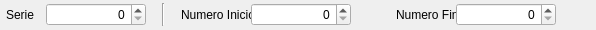
<?xml version="1.0" encoding="UTF-8"?>
<ui version="4.0">
 <class>ui_new_boleta_sistema</class>
 <widget class="QWidget" name="ui_new_boleta_sistema">
  <property name="geometry">
   <rect>
    <x>0</x>
    <y>0</y>
    <width>596</width>
    <height>30</height>
   </rect>
  </property>
  <property name="windowTitle">
   <string>Form</string>
  </property>
  <layout class="QGridLayout" name="gridLayout">
   <property name="leftMargin">
    <number>6</number>
   </property>
   <property name="topMargin">
    <number>0</number>
   </property>
   <property name="rightMargin">
    <number>0</number>
   </property>
   <property name="bottomMargin">
    <number>0</number>
   </property>
   <property name="spacing">
    <number>0</number>
   </property>
   <item row="0" column="0">
    <layout class="QHBoxLayout" name="horizontalLayout_4">
     <property name="spacing">
      <number>0</number>
     </property>
     <item>
      <layout class="QHBoxLayout" name="horizontalLayout">
       <item>
        <widget class="QLabel" name="label">
         <property name="minimumSize">
          <size>
           <width>40</width>
           <height>0</height>
          </size>
         </property>
         <property name="maximumSize">
          <size>
           <width>40</width>
           <height>16777215</height>
          </size>
         </property>
         <property name="text">
          <string>Serie</string>
         </property>
        </widget>
       </item>
       <item>
        <widget class="QSpinBox" name="spinBox_serie">
         <property name="minimumSize">
          <size>
           <width>100</width>
           <height>0</height>
          </size>
         </property>
         <property name="maximumSize">
          <size>
           <width>100</width>
           <height>16777215</height>
          </size>
         </property>
         <property name="alignment">
          <set>Qt::AlignRight|Qt::AlignTrailing|Qt::AlignVCenter</set>
         </property>
         <property name="maximum">
          <number>1000000</number>
         </property>
        </widget>
       </item>
      </layout>
     </item>
     <item>
      <layout class="QHBoxLayout" name="horizontalLayout_2">
       <item>
        <spacer name="horizontalSpacer_3">
         <property name="orientation">
          <enum>Qt::Horizontal</enum>
         </property>
         <property name="sizeHint" stdset="0">
          <size>
           <width>10</width>
           <height>20</height>
          </size>
         </property>
        </spacer>
       </item>
       <item>
        <widget class="Line" name="line">
         <property name="orientation">
          <enum>Qt::Vertical</enum>
         </property>
        </widget>
       </item>
       <item>
        <spacer name="horizontalSpacer">
         <property name="orientation">
          <enum>Qt::Horizontal</enum>
         </property>
         <property name="sizeHint" stdset="0">
          <size>
           <width>10</width>
           <height>20</height>
          </size>
         </property>
        </spacer>
       </item>
       <item>
        <widget class="QLabel" name="label_2">
         <property name="minimumSize">
          <size>
           <width>70</width>
           <height>0</height>
          </size>
         </property>
         <property name="maximumSize">
          <size>
           <width>70</width>
           <height>16777215</height>
          </size>
         </property>
         <property name="text">
          <string>Numero Inicio</string>
         </property>
        </widget>
       </item>
       <item>
        <widget class="QSpinBox" name="spinBox_numero_i">
         <property name="minimumSize">
          <size>
           <width>100</width>
           <height>0</height>
          </size>
         </property>
         <property name="maximumSize">
          <size>
           <width>100</width>
           <height>16777215</height>
          </size>
         </property>
         <property name="alignment">
          <set>Qt::AlignRight|Qt::AlignTrailing|Qt::AlignVCenter</set>
         </property>
         <property name="maximum">
          <number>1000000</number>
         </property>
        </widget>
       </item>
      </layout>
     </item>
     <item>
      <layout class="QHBoxLayout" name="horizontalLayout_3">
       <item>
        <spacer name="horizontalSpacer_2">
         <property name="orientation">
          <enum>Qt::Horizontal</enum>
         </property>
         <property name="sizeHint" stdset="0">
          <size>
           <width>15</width>
           <height>20</height>
          </size>
         </property>
        </spacer>
       </item>
       <item>
        <widget class="QLabel" name="label_3">
         <property name="minimumSize">
          <size>
           <width>60</width>
           <height>0</height>
          </size>
         </property>
         <property name="maximumSize">
          <size>
           <width>60</width>
           <height>16777215</height>
          </size>
         </property>
         <property name="text">
          <string>Numero Fin</string>
         </property>
        </widget>
       </item>
       <item>
        <widget class="QSpinBox" name="spinBox_numero_f">
         <property name="minimumSize">
          <size>
           <width>100</width>
           <height>0</height>
          </size>
         </property>
         <property name="maximumSize">
          <size>
           <width>100</width>
           <height>16777215</height>
          </size>
         </property>
         <property name="alignment">
          <set>Qt::AlignRight|Qt::AlignTrailing|Qt::AlignVCenter</set>
         </property>
         <property name="maximum">
          <number>1000000</number>
         </property>
        </widget>
       </item>
      </layout>
     </item>
     <item>
      <widget class="QPushButton" name="pushButton_new">
       <property name="text">
        <string/>
       </property>
       <property name="icon">
        <iconset resource="Icons.qrc">
         <normaloff>:/Iconos/Iconos/sq_plus.png</normaloff>:/Iconos/Iconos/sq_plus.png</iconset>
       </property>
       <property name="iconSize">
        <size>
         <width>20</width>
         <height>20</height>
        </size>
       </property>
       <property name="flat">
        <bool>true</bool>
       </property>
      </widget>
     </item>
    </layout>
   </item>
  </layout>
 </widget>
 <resources>
  <include location="Icons.qrc"/>
 </resources>
 <connections/>
</ui>
